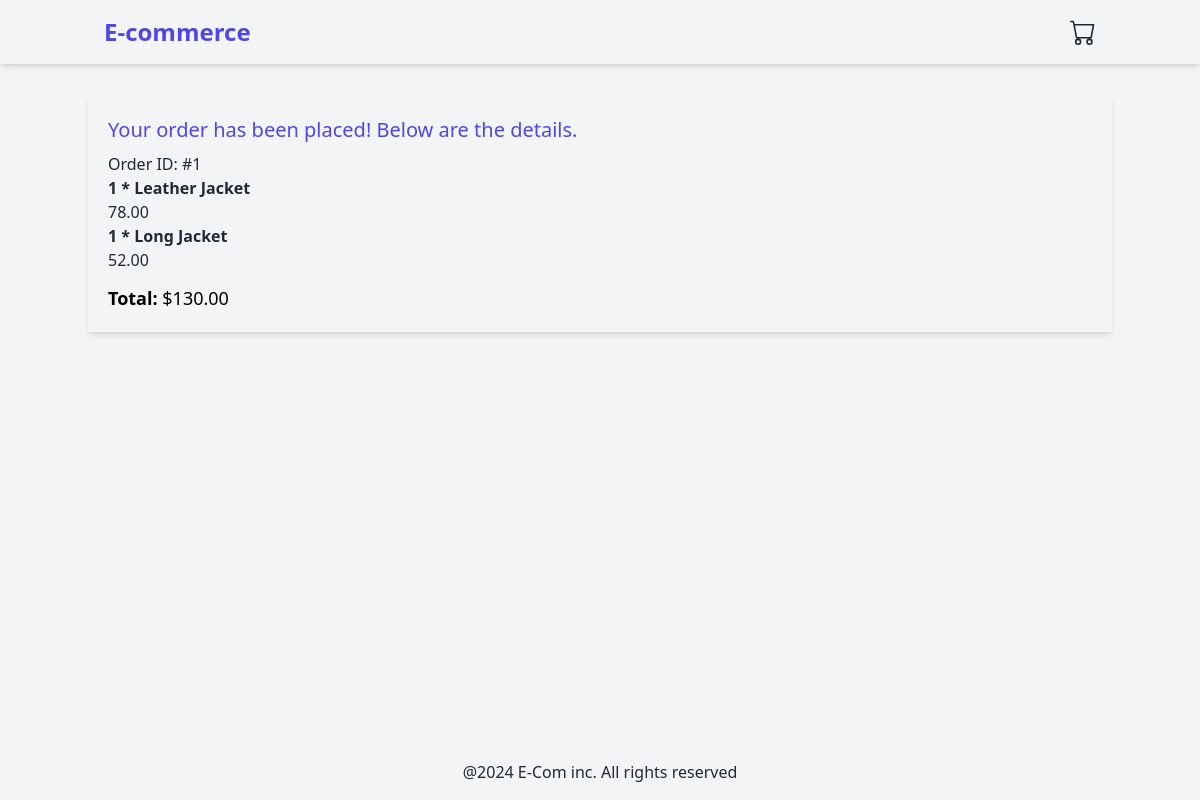
The page /orders/confirmation/1 on the database its author committed.
### orders/models.py (models this page shows)
class Order(models.Model):
    full_name = models.CharField(max_length=250)
    email = models.EmailField()
    address = models.CharField(max_length=250)
    created_at = models.DateTimeField(auto_now_add=True)
    updated_at = models.DateTimeField(auto_now=True)
    paid = models.BooleanField(default=False)
    def get_total_cost(self):
        return sum(item.get_cost() for item in self.items.all())

class OrderItem(models.Model):
    order = models.ForeignKey(Order, related_name='items', on_delete=models.CASCADE)
    product = models.ForeignKey(Product, related_name='order_items', on_delete=models.CASCADE)
    price = models.DecimalField(max_digits=10, decimal_places=2)
    quantity = models.PositiveBigIntegerField(default=1)
    def get_cost(self):
        return self.price * self.quantity

### products/models.py (models this page shows, shortened)
class Product(models.Model):
    category = models.ForeignKey(Category, related_name='products', on_delete=models.CASCADE)
    name = models.CharField(max_length=250)
    slug = models.SlugField(max_length=250)
    description = models.TextField(blank=True)
    price = models.DecimalField(max_digits=10, decimal_places=2)
    available = models.BooleanField(default=True)
    created = models.DateTimeField(auto_now_add=True)
    updated = models.DateTimeField(auto_now=True)
    image = models.ImageField(upload_to='products', blank=True, null=True)

### orders/views.py (the view)
# urls.py: path('confirmation/<int:order_id>', order_confirmation, name='order_confirmation')
def order_confirmation(request, order_id):
    order = get_object_or_404(Order, id=order_id)
    return render(request, 'orders/order_confirmation.html', {'order':order})

### orders/templates/orders/order_confirmation.html (shortened to what this page needs)
{% extends 'base.html' %} {% load static %}  {% block content %}
<div class="shadow-md p-5">
  <h2 class="text-xl text-indigo-600 mb-2">
    Your order has been placed! Below are the details.
  </h2>
  <h3>Order ID: #{{order.id}}</h3>
  <ul>
    {%for item in order.items.all%}
    <li>
      <strong>{{item.quantity}} * {{item.product.name}}</strong>
      <br />
      <span>{{item.price}}</span>
    </li>
    {%endfor%}
  </ul>
  <p class="mt-3 text-black text-lg">
    <strong>Total:</strong> ${{order.get_total_cost}}
  </p>
</div>
{% endblock %}

### rows shown on the page
Order: id "1", get_total_cost "130.00"
OrderItem: quantity "1", product.name "Leather Jacket", price "78.00"
OrderItem: quantity "1", product.name "Long Jacket", price "52.00"
